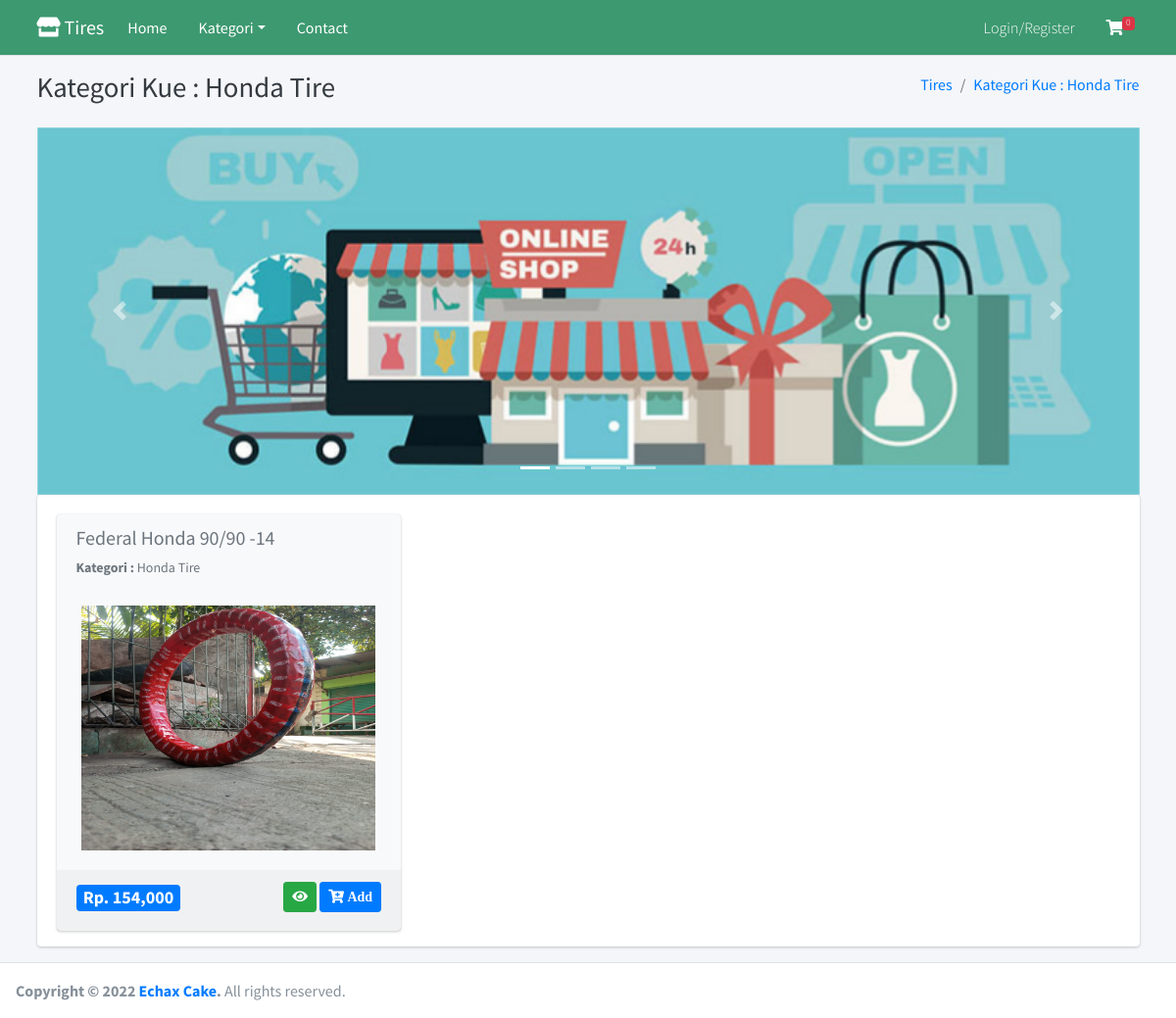
/home/kategori/17, run on the app's committed database.
### tables this page shows
CREATE TABLE `tbl_barang` (
  `id_barang` int(11) NOT NULL,
  `nama_barang` varchar(255) DEFAULT NULL,
  `id_kategori` int(11) DEFAULT NULL,
  `harga` int(11) DEFAULT NULL,
  `deskripsi` mediumtext DEFAULT NULL,
  `gambar` text DEFAULT NULL,
  `stock` int(11) NOT NULL
);

CREATE TABLE `tbl_kategori` (
  `id_kategori` int(11) NOT NULL,
  `nama_kategori` varchar(50) DEFAULT NULL
);

### application/views/layout/v_content.php (called while the page is built)
<?php
if ($isi) {
	$this->load->view($isi);
}

### application/views/layout/v_wrapper_frontend.php (called while the page is built)
<?php
require_once('v_head.php');
require_once('v_header_frontend.php');
require_once('v_nav_frontend.php');
require_once('v_content.php');
require_once('v_footer_frontend.php');

### application/controllers/Home.php (called while the page is built, shortened)
<?php
class Home extends CI_Controller
{
	public function __construct()
	{
		$this->load->model('m_home');
	}
	public function kategori($id_kategori)
	{
		$kategori = $this->m_home->kategori($id_kategori);
		$data = array(
			'title' => 'Kategori Kue : ' . $kategori->nama_kategori,
			'barang' => $this->m_home->get_all_data_barang($id_kategori),
			'isi' => 'v_kategori_barang',
		);
		$this->load->view('layout/v_wrapper_frontend', $data, FALSE);
	}
}

### index.php (called while the page is built, shortened)
<?php
require_once BASEPATH.'core/CodeIgniter.php';

### application/models/M_home.php (called while the page is built, shortened)
<?php
class M_home extends CI_Model
{
	public function get_all_data_kategori()
	{
		$this->db->select('*');
		$this->db->from('tbl_kategori');
		$this->db->order_by('id_kategori', 'desc');
		return $this->db->get()->result();
	}
	public function kategori($id_kategori)
	{
		$this->db->select('*');
		$this->db->from('tbl_kategori');
		$this->db->where('id_kategori', $id_kategori);
		return $this->db->get()->row();
	}
	public function get_all_data_barang($id_kategori)
	{
		$this->db->select('*');
		$this->db->from('tbl_barang');
		$this->db->join('tbl_kategori', 'tbl_kategori.id_kategori = tbl_barang.id_kategori', 'left');
		$this->db->where('tbl_barang.id_kategori', $id_kategori);
		return $this->db->get()->result();
	}
}

### application/views/v_kategori_barang.php (the view, shortened to what this page needs)
<div id="carouselExampleIndicators" class="carousel slide" data-ride="carousel">
	<ol class="carousel-indicators">
		<li data-target="#carouselExampleIndicators" data-slide-to="0" class="active"></li>
		<li data-target="#carouselExampleIndicators" data-slide-to="1"></li>
		<li data-target="#carouselExampleIndicators" data-slide-to="2"></li>
		<li data-target="#carouselExampleIndicators" data-slide-to="3"></li>
	</ol>
	<div class="carousel-inner">
		<div class="carousel-item active">
			<img class="d-block w-100" src="<?= base_url() ?>assets/slider/slider1.jpg">
		</div>
	</div>
	<a class="carousel-control-prev" href="#carouselExampleIndicators" role="button" data-slide="prev">
		<span class="carousel-control-prev-icon" aria-hidden="true"></span>
	</a>
	<a class="carousel-control-next" href="#carouselExampleIndicators" role="button" data-slide="next">
		<span class="carousel-control-next-icon" aria-hidden="true"></span>
	</a>
</div>
<div class="card card-solid">
	<div class="card-body pb-0">
		<div class="row">
			<?php foreach ($barang as $key => $value) { ?>
				<div class="col-sm-4">
					<?php
					echo form_open('belanja/add');
					?>
					<div class="card bg-light">
						<div class="card-header text-muted border-bottom-0">
							<h2 class="lead"><b><?= $value->nama_barang ?></b></h2>
							<p class="text-muted text-sm"><b>Kategori : </b><?= $value->nama_kategori ?></p>
						</div>
						<div class="card-body pt-0">
							<div class="row">
								<div class="col-12 text-center">
									<img src="<?= base_url('assets/gambar/' . $value->gambar) ?>" width="300px" height="250px">
								</div>
							</div>
						</div>
						<div class="card-footer">
							<div class="row">
								<div class="col-sm-6">
									<div class="text-left">
										<h4><span class="badge bg-primary">Rp. <?= number_format($value->harga, 0) ?></span></h4>
									</div>
								</div>
								<div class="col-sm-6">
									<div class="text-right">
										<a href="<?= base_url('home/detail_barang/' . $value->id_barang)  ?>" class="btn btn-sm btn-success">
											<i class="fas fa-eye"></i>
										</a>
										<button type="submit" class="btn btn-sm btn-primary swalDefaultSuccess">
											<i class="fas fa-cart-plus"> Add</i>
										</button>
									</div>
								</div>
							</div>
						</div>
					</div>
					<?php echo form_close(); ?>
				</div>
			<?php } ?>
		</div>
	</div>
</div>

### data on the page
tbl_barang: nama_barang "Federal Honda 90/90 -14", id_kategori.nama_kategori "Honda Tire", gambar (picture), harga "154,000"

### other printed values
$jml_item "0"
$title "Kategori Kue : Honda Tire"
